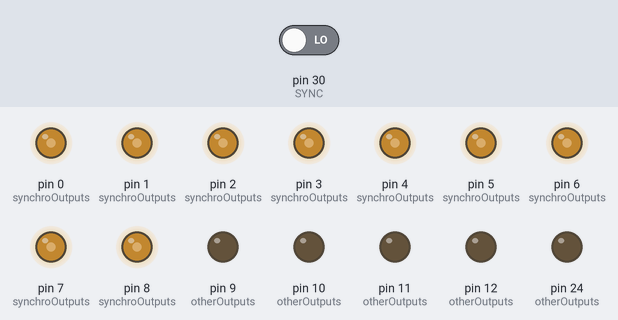
Recording of a sketch running on a simulated Teensy 4. Parts: output pins drawn as LEDs (lit = HIGH). The test bench sets the inputs (shaded band); at power-on: pin 30 (SYNC) LOW.

Above: at 0.1 s.
Timing chart, 0 to 1.6 s (numbered marks = the images above):
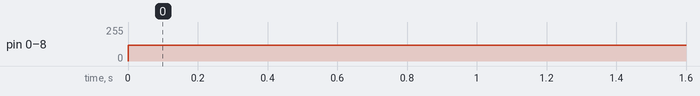

The sketch:

synchro.ino
```cpp
/**
 * Driver for TubeTime's synchro board.
 * Ken Shirriff, righto.com
*/

IntervalTimer myTimer; // Interrupt to update the PWM levels

volatile unsigned long count = 0; // Index into the sine wave

// Analog inputs from pots
#define ROLL A0
#define PITCH A1
#define YAW A2
#define ROLL_RATE A3
#define PITCH_RATE A4
#define YAW_RATE A5
#define ROLL_ERR A6
#define PITCH_ERR A7
#define YAW_ERR A8

// Outputs
#define PWM_R0 0
#define PWM_R1 1
#define PWM_R2 2
#define PWM_P0 3
#define PWM_P1 4
#define PWM_P2 5
#define PWM_Y0 6
#define PWM_Y1 7
#define PWM_Y2 8
#define PWM_RR 9
#define PWM_RE 10
#define PWM_PR 11
#define PWM_PE 12
#define PWM_YR 24
#define PWM_YE 25
#define FLAG 26

// Sync input
#define SYNC 30

// Sine wave, arbitrarily 100 samples long.
float sine[100] = {
  0.0000,
  0.0628,
  0.1253,
  0.1874,
  0.2487,
  0.3090,
  0.3681,
  0.4258,
  0.4818,
  0.5358,
  0.5878,
  0.6374,
  0.6845,
  0.7290,
  0.7705,
  0.8090,
  0.8443,
  0.8763,
  0.9048,
  0.9298,
  0.9511,
  0.9686,
  0.9823,
  0.9921,
  0.9980,
  1.0000,
  0.9980,
  0.9921,
  0.9823,
  0.9686,
  0.9511,
  0.9298,
  0.9048,
  0.8763,
  0.8443,
  0.8090,
  0.7705,
  0.7290,
  0.6845,
  0.6374,
  0.5878,
  0.5358,
  0.4818,
  0.4258,
  0.3681,
  0.3090,
  0.2487,
  0.1874,
  0.1253,
  0.0628,
  0.0000,
  -0.0628,
  -0.1253,
  -0.1874,
  -0.2487,
  -0.3090,
  -0.3681,
  -0.4258,
  -0.4818,
  -0.5358,
  -0.5878,
  -0.6374,
  -0.6845,
  -0.7290,
  -0.7705,
  -0.8090,
  -0.8443,
  -0.8763,
  -0.9048,
  -0.9298,
  -0.9511,
  -0.9686,
  -0.9823,
  -0.9921,
  -0.9980,
  -1.0000,
  -0.9980,
  -0.9921,
  -0.9823,
  -0.9686,
  -0.9511,
  -0.9298,
  -0.9048,
  -0.8763,
  -0.8443,
  -0.8090,
  -0.7705,
  -0.7290,
  -0.6845,
  -0.6374,
  -0.5878,
  -0.5358,
  -0.4818,
  -0.4258,
  -0.3681,
  -0.3090,
  -0.2487,
  -0.1874,
  -0.1253,
  -0.0628,
};

// Port tables

#define N_AIN 9
#define NEEDLE_OFFSET 3
const int ainputs[N_AIN] = { ROLL, PITCH, YAW, ROLL_RATE, PITCH_RATE, YAW_RATE, ROLL_ERR, PITCH_ERR, YAW_ERR };

#define N_SYNCHRO 9
const int synchroOutputs[N_SYNCHRO] = { PWM_R0, PWM_R1, PWM_R2, PWM_P0, PWM_P1, PWM_P2, PWM_Y0, PWM_Y1,
                                        PWM_Y2 };
#define N_OTHER 7
const int otherOutputs[N_OTHER] = { PWM_RR, PWM_RE, PWM_PR, PWM_PE, PWM_YR, PWM_YE, FLAG };

// Magnitudes for the 400 Hz PWM outputs
volatile float mag[N_SYNCHRO] = { 0 };

// Interrupt handler
void update() {
  for (int i = 0; i < N_SYNCHRO; i++) {
    analogWrite(synchroOutputs[i], int(sine[count] * mag[i] * 120 + 120));
  }
  count = (count + 1) % 100;
}

// Sync interrupt
void syncInterrupt() {
  if (count < 20 || count > 80) { // Ignore sync if it is wildly off
      count = 0; // Reset the counter on rising edge of sync input
  }
}

void setup() {
  pinMode(SYNC, INPUT);

  // Initialize analog inputs
  for (int i = 0; i < N_AIN; i++) {
    pinMode(ainputs[i], INPUT);
  }

  // Initialize PWM outputs
  for (int i = 0; i < N_SYNCHRO; i++) {
    pinMode(synchroOutputs[i], OUTPUT);
    analogWriteFrequency(synchroOutputs[i], 15000000 / 64);  // divide by 64 for 8-bit resolution
  }
  for (int i = 0; i < N_OTHER; i++) {
    pinMode(otherOutputs[i], OUTPUT);
    analogWriteFrequency(otherOutputs[i], 15000000 / 64);
  }
  digitalWrite(FLAG, 1);

  myTimer.begin(update, 25); // 25 microseconds * 100 samples give 400 Hz

  attachInterrupt(digitalPinToInterrupt(SYNC), syncInterrupt, RISING);
}

int sync = 0; // Track the sync input

void loop() {

  // Synchro outputs. Set them according to the pot inputs
  for (int i = 0; i < 3; i++) {
    float ang = analogRead(ainputs[i]) / 1024. * 2 * PI;
    float m0 = (sin(ang) + 1) / 2;
    float m1 = (sin(ang + 2 * PI / 3) + 1) / 2;
    float m2 = (sin(ang + 4 * PI / 3) + 1) / 2;
    noInterrupts();
    mag[3 * i] = m0;
    mag[3 * i + 1] = m1;
    mag[3 * i + 2] = m2;
    interrupts();
  }
  // Needle analog outputs, -3 to +3, according to pot inputs
  for (int i = 0; i < 6; i++) {
    // Read is 0 to 1023, write is 0 to 255
    int input = analogRead(ainputs[i + NEEDLE_OFFSET]) / 4;
    analogWrite(otherOutputs[i], input);
  }

}
```

Measured:
- by itself, pin 0 (synchroOutputs), pin 1 (synchroOutputs), pin 2 (synchroOutputs), pin 3 (synchroOutputs), pin 4 (synchroOutputs), pin 5 (synchroOutputs), pin 6 (synchroOutputs), pin 7 (synchroOutputs), pin 8 (synchroOutputs): 0/255 → 120/255 at 0.00 s
